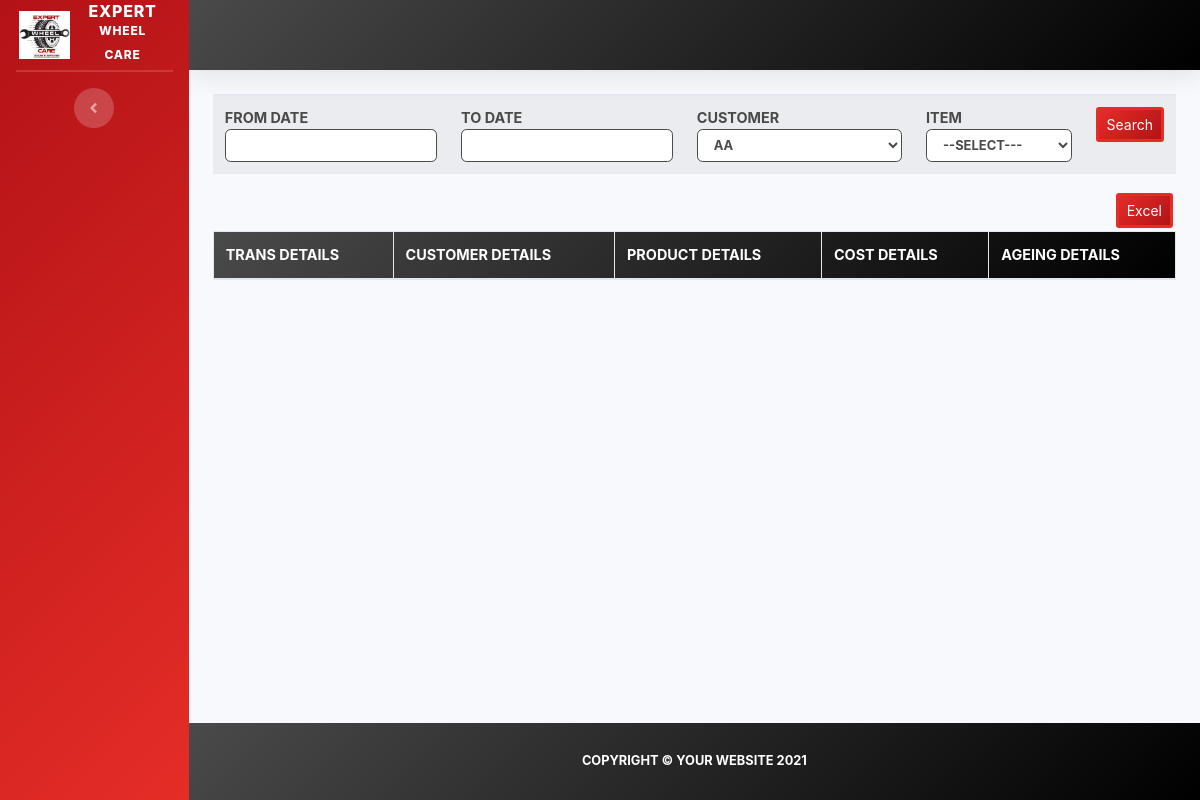
The page /report_sales_ageing.php on the database as committed earlier.
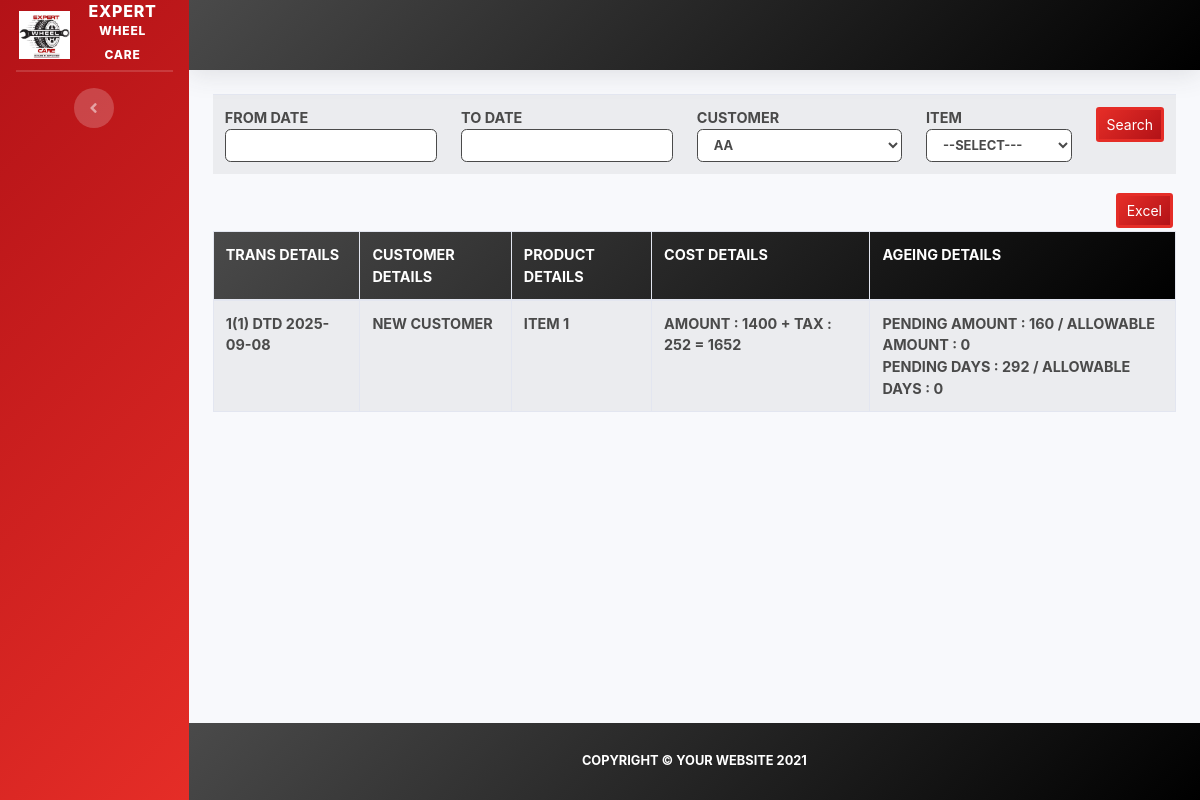
The same page on the database as committed later.
### tables this page shows
CREATE TABLE IF NOT EXISTS `sales_trans` (
  `trans_id` int NOT NULL,
  `trans_date` date DEFAULT NULL,
  `details` varchar(700) DEFAULT NULL,
  `customer` varchar(700) DEFAULT NULL,
  `trans_amount` decimal(10,0) DEFAULT NULL,
  `pending` decimal(10,0) DEFAULT NULL,
  `gst` varchar(7) DEFAULT NULL,
  `tally` varchar(700) DEFAULT NULL,
  `created_by` varchar(70) DEFAULT NULL,
  `created_on` date DEFAULT NULL,
  `modified_by` varchar(70) DEFAULT NULL,
  `modified_on` date DEFAULT NULL,
  `active_status` varchar(7) DEFAULT NULL
);

CREATE TABLE IF NOT EXISTS `sales_trans_det` (
  `trans_id` int NOT NULL,
  `subtrans_id` int NOT NULL,
  `item_id` varchar(700) DEFAULT NULL,
  `cost` decimal(10,0) DEFAULT NULL,
  `qty` int DEFAULT NULL,
  `tax` decimal(10,0) DEFAULT NULL,
  `tax_amount` decimal(10,0) DEFAULT NULL,
  `total` decimal(10,0) DEFAULT NULL,
  `created_by` varchar(700) DEFAULT NULL,
  `created_on` date DEFAULT NULL,
  `modified_by` varchar(700) DEFAULT NULL,
  `modified_on` date DEFAULT NULL,
  `active_status` varchar(7) DEFAULT NULL,
  `vehicle` varchar(70) DEFAULT NULL,
  `shop_id` varchar(7) DEFAULT NULL
);

CREATE TABLE IF NOT EXISTS `customer` (
  `customer_id` int NOT NULL AUTO_INCREMENT,
  `company_name` varchar(2500) DEFAULT NULL,
  `company_address` varchar(2500) DEFAULT NULL,
  `owner_name` varchar(2500) DEFAULT NULL,
  `owner_mobile` varchar(2500) DEFAULT NULL,
  `owner_aadhar` int DEFAULT NULL,
  `credit_amount` int DEFAULT NULL,
  `credit_days` int DEFAULT NULL,
  PRIMARY KEY (`customer_id`)
);

CREATE TABLE IF NOT EXISTS `item` (
  `item_id` int NOT NULL AUTO_INCREMENT,
  `item_name` varchar(2500) DEFAULT NULL,
  `item_description` varchar(2500) DEFAULT NULL,
  `cost` varchar(2500) DEFAULT NULL,
  `tax_pc` varchar(2500) DEFAULT NULL,
  PRIMARY KEY (`item_id`)
);

### report_sales_ageing.php (the view, shortened to what this page needs)
<!DOCTYPE html>
<html lang="en">
<head>
<?php include "header_include.php";
include "db_config.php";
?>
</head>
<body id="page-top">
    <div id="wrapper">
        <?php include "sidemenu.php";?>
        <div id="content-wrapper" class="d-flex flex-column">
            <div id="content">
                <?php include "topmenu.php";?>
                <div class="container-fluid">
                    <div class="row">
					<div class="col-md-12">
					<form action="#" method="post">
 <table class="table table-striped">
     <tr>
	 <td>From date<br><input type="text" name="from_date" id="from_date" class="form-control"></td>
	 <td>To date<br><input type="text" name="to_date" id="to_date" class="form-control"></td>
	 <td>Customer<br><select  class="form-control" name="customer">
<?php  $sql="SELECT customer_id,company_name FROM customer order by 1";
$result = $conn->query($sql);
while ($row = $result->fetch_assoc()) {?>
<option value="<?php echo $row['customer_id'];?>"><?php echo $row['company_name'];?></option>
<?php }?>
	  </select></td>
	  <td>Item<br><select  class="form-control" name="item">
<option value="">--select---</option>
	  </select>
	  </td>
	  <td><input type="submit" class="btn btn-primary btn-sm" value="Search"></td>
	 </tr>
	 </table>
		</form>
	<button class="btn btn-sm btn-primary" type="button" STYLE="float:right;margin:3px;"  onclick="print_table()">Excel</button>
	<table class="table table-striped table-bordered" id="report_table"><thead>
	<tr>
	<td>Trans details</td>
	<td>Customer details</td>
	<td>Product details</td>
	<td>Cost details</td>
	<td>Ageing details</td>
	</thead><tbody>
		<?php $sql="SELECT s.trans_id,d.subtrans_id,s.trans_date,c.company_name,i.item_name,d.total,d.tax_amount,s.gst,DATEDIFF(now(),s.trans_date) pending_days,ifnull(c.credit_days,0) credit_days,ifnull(c.credit_amount,0) credit_amount,s.pending pending_amount FROM sales_trans s, sales_trans_det d,customer c,item i WHERE s.trans_id=d.trans_id and s.active_status='A' AND D.active_status='A' AND s.customer=c.customer_id and d.item_id=i.item_id and s.pending>0 ";
		$result = $conn->query($sql);
while ($row = $result->fetch_assoc()) {
$trans_id= $row["trans_id"];
$subtrans_id=$row["subtrans_id"];
$trans_date=$row["trans_date"];
$company_name=$row["company_name"];
$item_name=$row["item_name"];
$total=$row["total"];
$tax_amount=$row["tax_amount"];
$pending_days=$row["pending_days"];
$pending_amount=$row["pending_amount"];
$credit_days=$row["credit_days"];
$credit_amount=$row["credit_amount"];
?>
<tr>
	<td><?php echo $trans_id;?>(<?php echo $subtrans_id;?>) Dtd <?php echo $trans_date;?> </td>
	<td><?php echo $company_name;?></td>
	<td><?php echo $item_name;?></td>
	<td>Amount : <?php echo $total;?> + Tax : <?php echo $tax_amount;?> = <?php echo $total+$tax_amount;?> </td>
	<td>Pending Amount : <?php echo $pending_amount;?> / Allowable Amount : <?php echo $credit_amount;?><br>
	Pending Days : <?php echo $pending_days;?> / Allowable Days : <?php echo $credit_days;?>
	</td>
<?php }
		?>
		</tbody></table>
									</div>
                    </div>
                </div>
            </div>
           <?php include "footer.php";?>
        </div>
    </div>
</body>
</html>

### header_include.php (shortened to what this page needs)
   <link href="vendor/fontawesome-free/css/all.min.css" rel="stylesheet" type="text/css">
   <link href="css/sb-admin-2.min.css" rel="stylesheet">
<link rel="stylesheet" href="css/jquery-ui.css">

### sidemenu.php (shortened to what this page needs)
<ul class="navbar-nav bg-gradient-primary sidebar sidebar-dark accordion" id="accordionSidebar">
            <a class="sidebar-brand d-flex align-items-center justify-content-center" href="index.php">
                <div class="sidebar-brand-icon">
					<img src="img/expert_logo.png" class="img img-responsive" style="width:90%">
                </div>
                <div class="sidebar-brand-text mx-3">Expert <sup>Wheel Care</sup></div>
            </a>
            <hr class="sidebar-divider my-0">
            <hr class="sidebar-divider d-none d-md-block">
            <div class="text-center d-none d-md-inline">
                <button class="rounded-circle border-0" id="sidebarToggle"></button>
            </div>
        </ul>

### topmenu.php (shortened to what this page needs)
<nav class="navbar navbar-expand navbar-light bg-red topbar mb-4 static-top shadow">
                   <ul class="navbar-nav ml-auto">
                       <li class="nav-item dropdown no-arrow">
                       </li>
                   </ul>
               </nav>

### footer.php (shortened to what this page needs)
<footer class="sticky-footer bg-white">
               <div class="container my-auto">
                   <div class="copyright text-center my-auto">
                       <span>Copyright &copy; Your Website 2021</span>
                   </div>
               </div>
           </footer>

### header_include.php (style rules this page uses)
input.form-control { text-transform: uppercase; }
body { text-transform: uppercase!important; }
.bg-gradient-primary { background: linear-gradient(135deg, #b31217, #e52d27)!important; }
.navbar-expand { background: linear-gradient(135deg, #4a4a4a, #000000)!important; }
.btn-primary { background: linear-gradient(135deg, #e52d27,#b31217)!important;border:3px solid #e52d27; }
footer.sticky-footer { background: linear-gradient(135deg, #4a4a4a, #000000)!important;color:white!important;font-weight:bold!important; }
.table tr td { font-weight:bold;color:#4a4a4a!important;font-size:90%;text-transform:uppercase }
.form-control { font-weight:bold;color:#4a4a4a!important;font-size:90%;text-transform:uppercase }
.form-control { border:1px solid #4a4a4a; }
.nav-item { border:1px solid transparent; }
thead { background:linear-gradient(135deg, #4a4a4a, #000000)!important ;color:white!important;font-weight:bold!important; }
.table thead tr td { color:white!important;font-weight:bold!important; }

Rows that differ between the two databases and show on the page:
added sales_trans: trans_id "1", sales_trans_det.subtrans_id "1", trans_date "2025-09-08", customer.company_name "NEW CUSTOMER", item.item_name "ITEM 1", sales_trans_det.total "1400", sales_trans_det.tax_amount "252", sales_trans_det.total+tax_amount "1652", pending "160", credit_amount "0", pending_days "292", credit_days "0"
